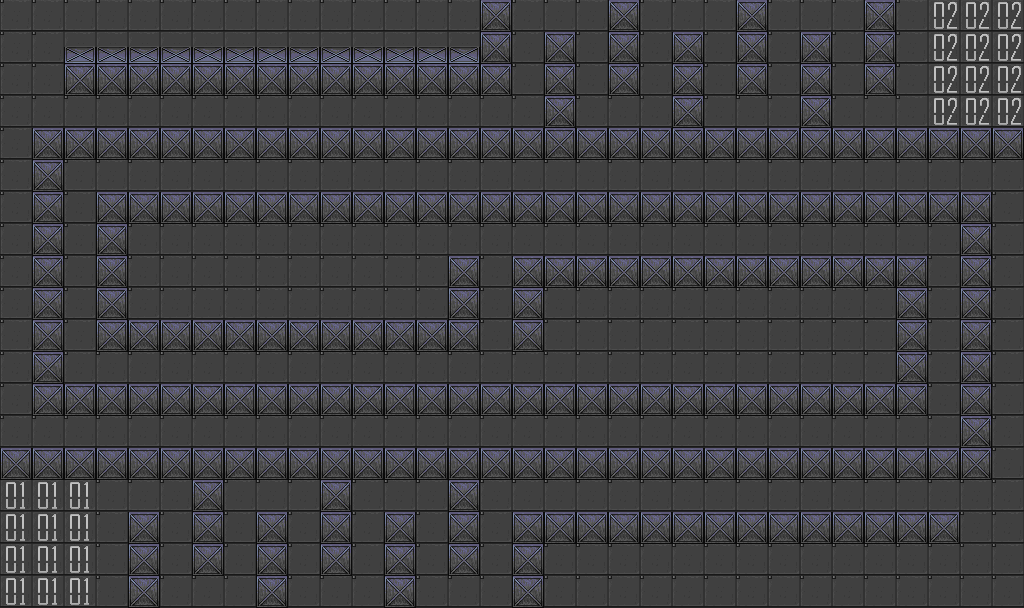

A 2D game scene composited from a Tiled map and its tileset images. What follows is a short description and the map's XML, with each tile layer's data collapsed to a summary:
An orthogonal 32x19 tile map with 32x32 px tiles, 2 tile layers (l1, Tile Layer 1) and 37 objects.

<map version="1.0" orientation="orthogonal" width="32" height="19" tilewidth="32" tileheight="32">
 <tileset firstgid="1" name="1240753267052016900" tilewidth="32" tileheight="32">
  <image source="1240753267052016900.png" width="256" height="1600" />
 </tileset>
 <layer name="l1" width="32" height="19">
  <data>[608 cells, 608 non-empty, 1 distinct tile ids]</data>
 </layer>
 <layer name="Tile Layer 1" width="32" height="19">
  <data>[608 cells, 608 non-empty, 5 distinct tile ids]</data>
 </layer>
 <objectgroup name="walls" width="32" height="19">
  <object x="-55" y="-37" width="53" height="676" />
  <object x="-64" y="-67" width="1155" height="65" />
  <object x="1023" y="-39" width="61" height="680" />
  <object x="-47" y="609" width="1091" height="31" />
  <object x="65" y="46" width="448" height="51" />
  <object x="482" y="0" width="31" height="95" />
  <object x="546" y="34" width="29" height="96" />
  <object x="610" y="-1" width="29" height="96" />
  <object x="674" y="33" width="31" height="98" />
  <object x="737" y="2" width="32" height="95" />
  <object x="802" y="32" width="32" height="97" />
  <object x="865" y="0" width="31" height="97" />
  <object x="1022" y="130" height="32" />
  <object x="32" y="130" width="993" height="33" />
  <object x="32" y="154" width="35" height="261" />
  <object x="96" y="194" width="897" height="31" />
  <object x="99" y="228" width="30" height="124" />
  <object x="107" y="321" width="371" height="32" />
  <object x="449" y="258" width="29" height="63" />
  <object x="513" y="258" width="32" height="94" />
  <object x="524" y="258" width="403" height="30" />
  <object x="42" y="384" width="885" height="29" />
  <object x="897" y="259" width="30" height="153" />
  <object x="1" y="451" width="992" height="29" />
  <object x="963" y="198" width="29" height="282" />
  <object x="129" y="513" width="32" height="93" />
  <object x="195" y="464" width="30" height="111" />
  <object x="256" y="513" width="33" height="96" />
  <object x="319" y="477" width="34" height="98" />
  <object x="385" y="513" width="32" height="94" />
  <object x="448" y="477" width="31" height="100" />
  <object x="514" y="516" width="32" height="93" />
  <object x="518" y="513" width="441" height="32" />
 </objectgroup>
 <objectgroup name="base1" width="32" height="19">
  <object x="0" y="480" width="95" height="126" />
 </objectgroup>
 <objectgroup name="base2" width="32" height="19">
  <object x="930" y="-2" width="89" height="128" />
 </objectgroup>
 <objectgroup name="generators" width="32" height="19">
  <object x="161" y="256" width="33" height="35" />
  <object x="833" y="319" width="31" height="31" />
 </objectgroup>
 <objectgroup name="items" width="32" height="19" />
</map>
